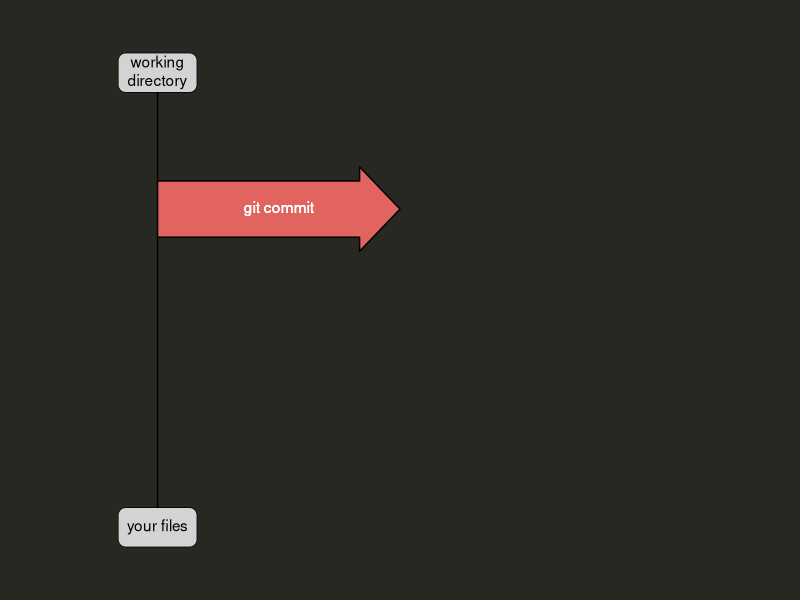
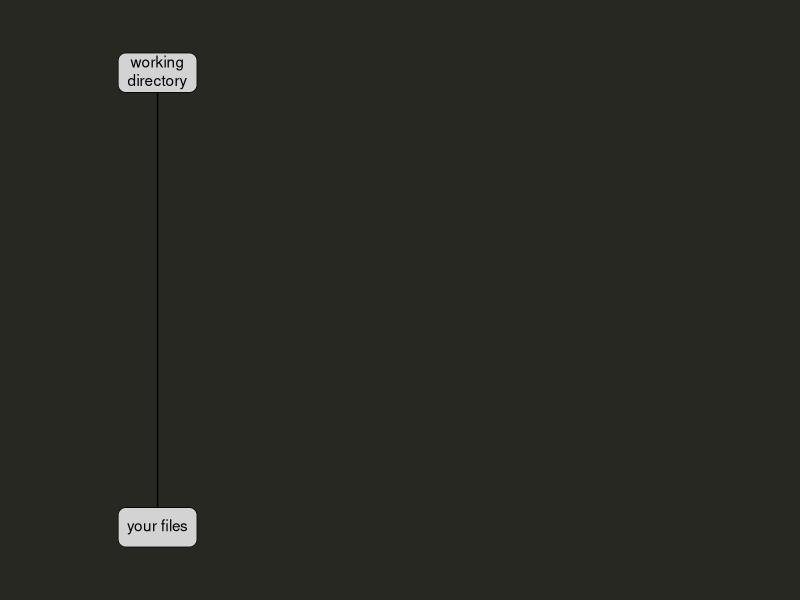
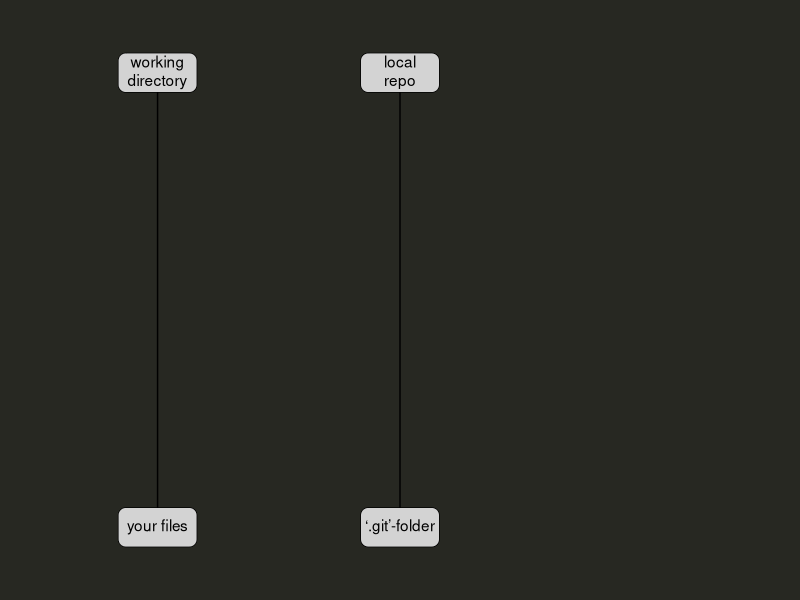
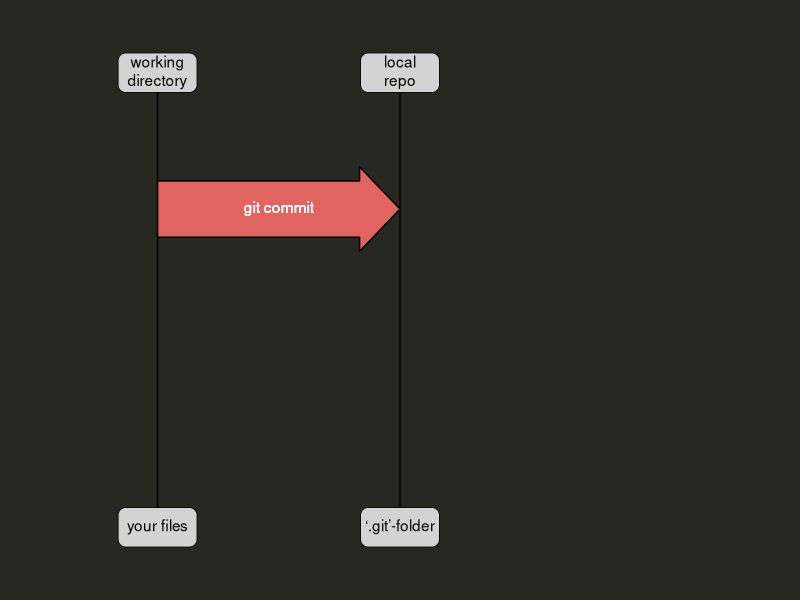
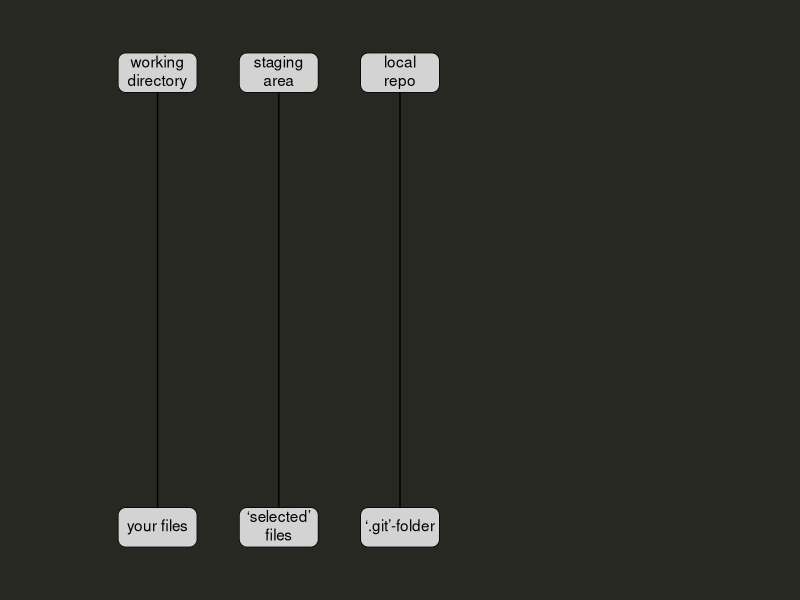
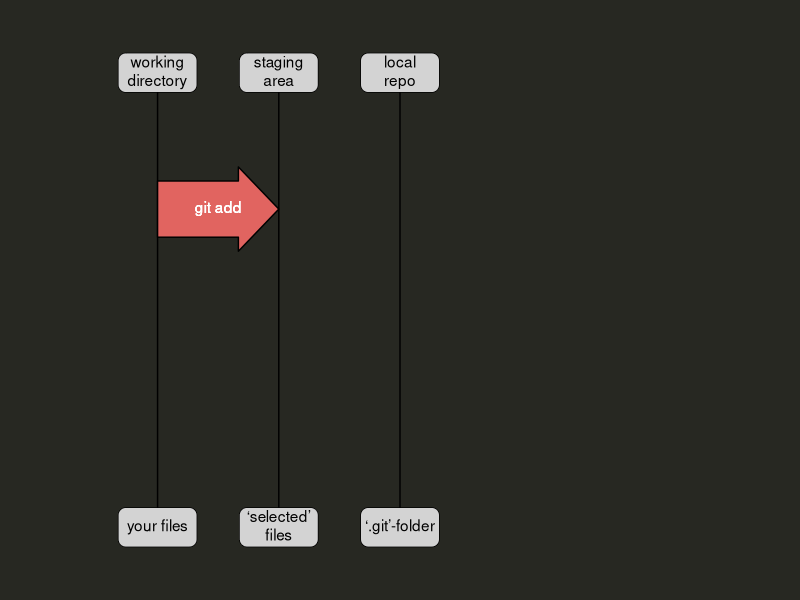
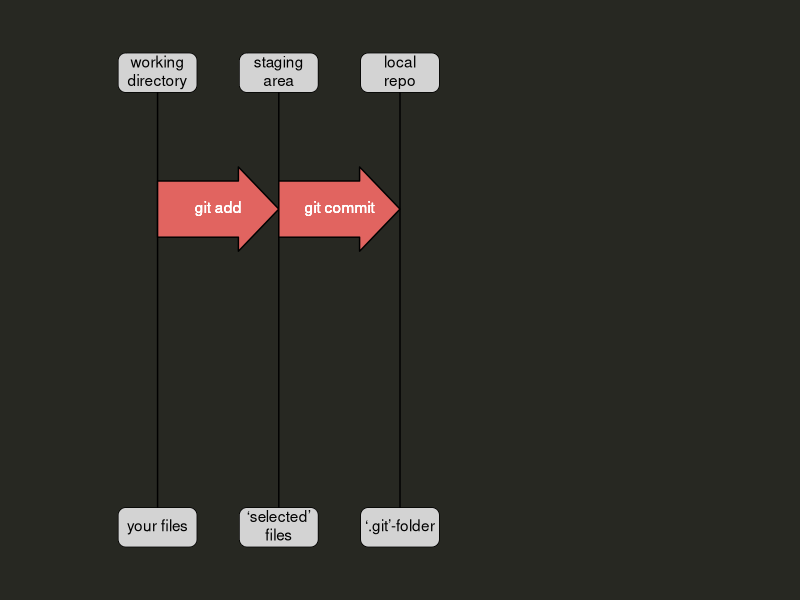
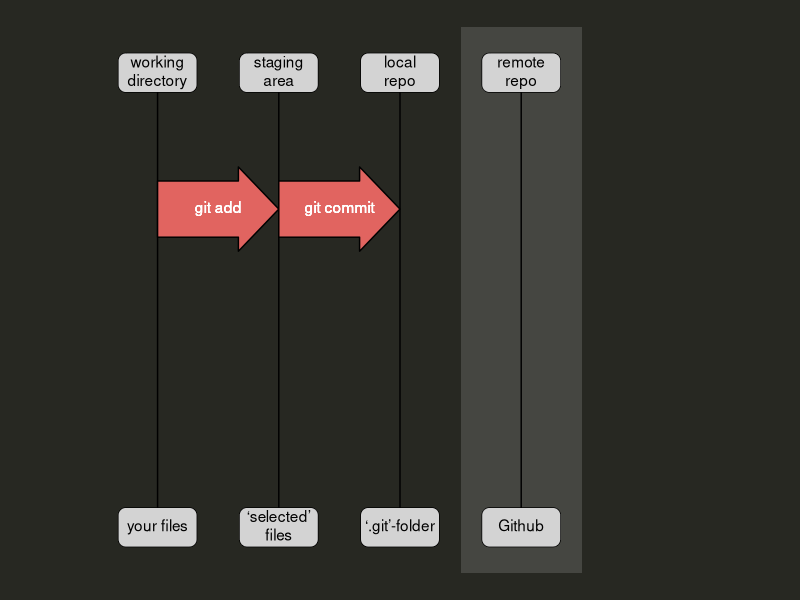

Generate these figures, in order, with R:
library(tidyverse)
library(ggtext)
mytheme <- theme(
  panel.background = element_rect(fill = "#272822",colour = "#272822"),
  plot.background = element_rect(fill = "#272822",colour = "#272822"),
)
geom_arrow <- function(xstart,xend, y, width = NULL, spanend = NULL, label = "",direction = "right", colour = "black", fill = "#E16460", inherit.aes = FALSE) {
  xdelta <- abs(xend-xstart)
  if(is.null(width)){
    width <- xdelta/1.618
    message(paste("width:",width))
  }
  
  if(is.null(spanend)){
    spanend <- xdelta/3*1
    message(paste("spanend:",spanend))
  }
  
  
  
  arrowh <- xend - spanend
  halfwidth <- width/2
  b <- width/2*3
  arroww <- b/2
  
  dd <- tibble(
    x = c(xstart,xstart, arrowh, arrowh, xend, arrowh,arrowh,  xstart, xstart),
    y = c(y,y-halfwidth, y-halfwidth, y-arroww,y, y+arroww, y+halfwidth, y+halfwidth, y)
  )
  if(direction == "left"){
    mid <- median(c(xstart,xend))
    mid - dd$x + mid  -> dd$x
  }
  
  list(
    geom_polygon(data = dd, aes(x,y), colour = "black", fill = fill,inherit.aes = inherit.aes),
    geom_richtext(x = xstart+xdelta/2, y = y, hjust = 0.5, label = label, fill = NA, label.color = NA, text.colour = "white")
    )

}



workflow_plot <- function(arrows, locations, output = NULL){
  
  width = 0.618046971569839
  spanend = 1/3
  # working_directory_x <- 1
  # stagin_area_x <- 2
  # local_repo_x <- 3
  # remote_repo_x <- 5
  
  arrows_l <- list(
    add = geom_arrow(1,2,3.5,label = "git add"),
    commit = geom_arrow(2,3,3.5,label = "git commit"),
    commit_false = geom_arrow(1,3,3.5,label = "git commit",width = width,spanend = spanend),
    push = geom_arrow(3,4,3.5,label = "git push"),
    pull = geom_arrow(1,4,2.5,direction = "left", label = "git pull",width = width,spanend = spanend),
    fetch = geom_arrow(3,4,1.5,direction = "left", label = "git fetch",width = width,spanend = spanend),
    checkout = geom_arrow(1,3,1.5,direction = "left", label = "git checkout",width = width,spanend = spanend)
  
      )
  
  p <- tribble(
    ~label1, ~x, ~label2,
    "working<br>directory", 1,  "your files",
    "staging<br>area", 2, "'selected' files",
    "local repo", 3,  "'.git'-folder",
    "remote<br>repo", 4, "Github"
  ) %>%
    ggplot() +
    {if(4 %in% locations)geom_polygon(data= tibble(x = c(3.5, 4.5, 4.5, 3.5), y = c(-.5, -.5, 5.5, 5.5)), aes(x, y), fill = "grey", alpha = 0.2)}+
    geom_segment(data = ~slice(., locations),aes(x = x,y = 0, xend = x),yend = 5)+
    arrows_l[arrows] +
    geom_textbox(data = ~slice(., locations),aes(x,label = label1), y= 5,
                 fill = "lightgrey", 
                 width = unit(2, "cm"),
                 height = unit(1, "cm"),
                 halign = 0.5,
                 valign = 0.5
    ) +
    geom_textbox(data = ~slice(., locations),aes(x,label = label2), y= 0,
                 fill = "lightgrey", 
                 width = unit(2, "cm"),
                 height = unit(1, "cm"),
                 halign = 0.5,
                 valign = 0.5
    )  +
    theme_void() +
    lims(x = c(0, 6), y = c(-.5, 5.5)) +
    mytheme 
  if(!is.null(output)){
    ggsave(output, p,dpi = 300,width = 20,height = 10, units = "cm")
  } else{
    p
  }
}


workflow_plot("commit_false",1)


workflow_plot(output = "images/gh1.jpg", "",1)
workflow_plot(output = "images/gh2.jpg", "",c(1,3))
workflow_plot(output = "images/gh3.jpg", "commit_false",c(1,3))

workflow_plot(output = "images/gh4.jpg", "",c(1:3))
workflow_plot(output = "images/gh5.jpg", c("add"),c(1:3))
workflow_plot(output = "images/gh6.jpg", c("add","commit"),c(1:3))
workflow_plot(output = "images/gh7.jpg", c("add","commit"),c(1:4))
workflow_plot(output = "images/gh8.jpg", c("add","commit","push"),c(1:4))
workflow_plot(output = "images/gh9.jpg", c("add","commit","push","pull"),c(1:4))
workflow_plot(output = "images/gh10.jpg", c("add","commit","push","pull","fetch","checkout"),c(1:4))


  
